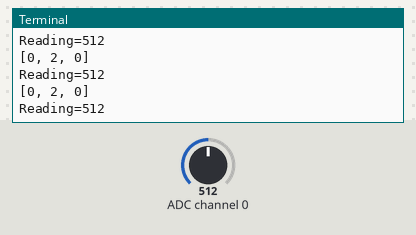
The program below on a simulated Raspberry Pi (BCM pin numbers). Parts: the last lines printed to the terminal. The test bench sets the inputs (shaded band); at power-on: ADC channel 0 = 512 (analog values on the 0–1023 scale).

Above: at 1.2 s.
1.3 s: ADC channel 0 set to 716
At 1.9 s:
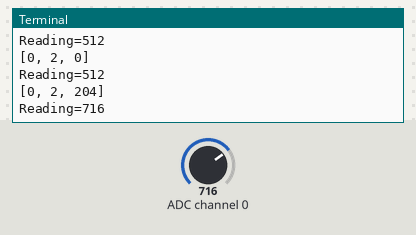
2.8 s: ADC channel 0 set to 900
At 3.4 s:
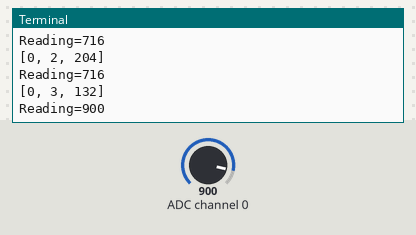
Timing chart, 0 to 5.8 s (numbered marks = the images above; inputs shaded):
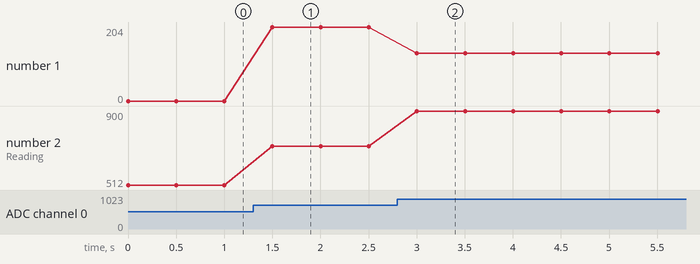

The program:

LDR.py
```python
import spidev
import time

# SPI 인스턴스 생성
spi = spidev.SpiDev()

# SPI 통신 시작
spi.open(0, 0)  # bus : 0, dev : 0

# SPI 통신 속도 설정
spi.max_speed_hz = 1000000

# 채널에서 SPI 데이터 읽기 (0~1023)
def analog_read(channel):
    # [byte_1, byte_2, byte_3]
    # byte_2 : channed config(channel 0) (+8) -> 0000 1000 -> 1000 0000
    ret = spi.xfer2([1, ( 8 +channel) << 4, 0])
    print(ret)
    adc_out = ((ret[1] & 3) << 8) + ret[2]
    return adc_out

try:
    while True :
        reading = analog_read(0)   # reading(0~1023)
        print("Reading=%d" % reading)
        time.sleep(0.5)
finally:
    spi.close()
```

Measured:
- after the input at 1.3 s, the terminal: prints a new line after 0.20 s (image 1)
- after the input at 2.8 s, the terminal: prints a new line after 0.20 s (image 2)
- plotted number 1: 0 → 204 after the input at 1.3 s, 204 → 132 after the input at 2.8 s
- plotted number 2: 512 → 716 after the input at 1.3 s, 716 → 900 after the input at 2.8 s
